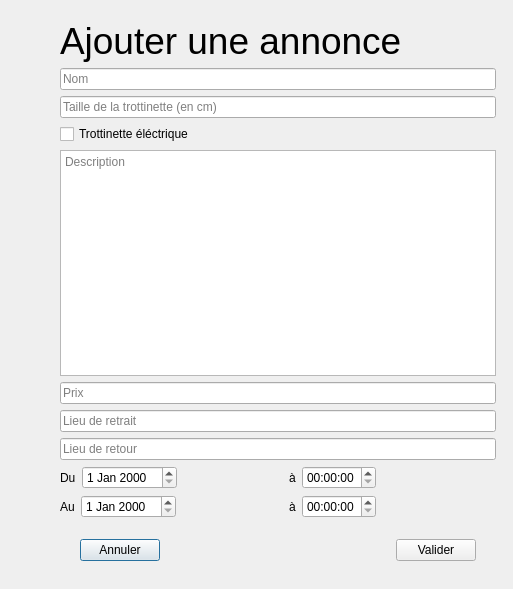
<?xml version="1.0" encoding="UTF-8"?>
<ui version="4.0">
 <class>AnnonceFen</class>
 <widget class="QDialog" name="AnnonceFen">
  <property name="geometry">
   <rect>
    <x>0</x>
    <y>0</y>
    <width>513</width>
    <height>589</height>
   </rect>
  </property>
  <property name="windowTitle">
   <string>Dialog</string>
  </property>
  <widget class="QWidget" name="gridLayoutWidget">
   <property name="geometry">
    <rect>
     <x>60</x>
     <y>0</y>
     <width>436</width>
     <height>561</height>
    </rect>
   </property>
   <layout class="QGridLayout" name="gridLayout">
    <item row="7" column="0">
     <widget class="QLineEdit" name="retrait">
      <property name="text">
       <string/>
      </property>
      <property name="placeholderText">
       <string>Lieu de retrait</string>
      </property>
     </widget>
    </item>
    <item row="11" column="0">
     <layout class="QHBoxLayout" name="horizontalLayout_3">
      <item>
       <widget class="QLabel" name="au">
        <property name="text">
         <string>Au</string>
        </property>
       </widget>
      </item>
      <item>
       <widget class="QDateEdit" name="dateFin"/>
      </item>
      <item>
       <spacer name="horizontalSpacer_4">
        <property name="orientation">
         <enum>Qt::Horizontal</enum>
        </property>
        <property name="sizeHint" stdset="0">
         <size>
          <width>40</width>
          <height>20</height>
         </size>
        </property>
       </spacer>
      </item>
      <item>
       <widget class="QLabel" name="a_2">
        <property name="text">
         <string>à</string>
        </property>
       </widget>
      </item>
      <item>
       <widget class="QTimeEdit" name="heureFin"/>
      </item>
      <item>
       <spacer name="horizontalSpacer_5">
        <property name="orientation">
         <enum>Qt::Horizontal</enum>
        </property>
        <property name="sizeType">
         <enum>QSizePolicy::Fixed</enum>
        </property>
        <property name="sizeHint" stdset="0">
         <size>
          <width>120</width>
          <height>20</height>
         </size>
        </property>
       </spacer>
      </item>
     </layout>
    </item>
    <item row="2" column="0">
     <widget class="QLineEdit" name="nom">
      <property name="text">
       <string/>
      </property>
      <property name="placeholderText">
       <string>Nom</string>
      </property>
     </widget>
    </item>
    <item row="8" column="0">
     <widget class="QLineEdit" name="retour">
      <property name="text">
       <string/>
      </property>
      <property name="placeholderText">
       <string>Lieu de retour</string>
      </property>
     </widget>
    </item>
    <item row="4" column="0">
     <widget class="QCheckBox" name="checkBox">
      <property name="text">
       <string>Trottinette éléctrique</string>
      </property>
     </widget>
    </item>
    <item row="3" column="0">
     <widget class="QLineEdit" name="taille">
      <property name="text">
       <string/>
      </property>
      <property name="placeholderText">
       <string>Taille de la trottinette (en cm)</string>
      </property>
     </widget>
    </item>
    <item row="10" column="0">
     <layout class="QHBoxLayout" name="horizontalLayout">
      <item>
       <widget class="QLabel" name="du">
        <property name="text">
         <string>Du</string>
        </property>
       </widget>
      </item>
      <item>
       <widget class="QDateEdit" name="dateDeb"/>
      </item>
      <item>
       <spacer name="horizontalSpacer_6">
        <property name="orientation">
         <enum>Qt::Horizontal</enum>
        </property>
        <property name="sizeHint" stdset="0">
         <size>
          <width>40</width>
          <height>20</height>
         </size>
        </property>
       </spacer>
      </item>
      <item>
       <widget class="QLabel" name="a">
        <property name="text">
         <string>à</string>
        </property>
       </widget>
      </item>
      <item>
       <widget class="QTimeEdit" name="heureDeb"/>
      </item>
      <item>
       <spacer name="horizontalSpacer_7">
        <property name="orientation">
         <enum>Qt::Horizontal</enum>
        </property>
        <property name="sizeType">
         <enum>QSizePolicy::Fixed</enum>
        </property>
        <property name="sizeHint" stdset="0">
         <size>
          <width>120</width>
          <height>20</height>
         </size>
        </property>
       </spacer>
      </item>
     </layout>
    </item>
    <item row="0" column="0">
     <spacer name="verticalSpacer">
      <property name="orientation">
       <enum>Qt::Vertical</enum>
      </property>
      <property name="sizeType">
       <enum>QSizePolicy::Fixed</enum>
      </property>
      <property name="sizeHint" stdset="0">
       <size>
        <width>20</width>
        <height>20</height>
       </size>
      </property>
     </spacer>
    </item>
    <item row="12" column="0">
     <spacer name="verticalSpacer_3">
      <property name="orientation">
       <enum>Qt::Vertical</enum>
      </property>
      <property name="sizeType">
       <enum>QSizePolicy::Fixed</enum>
      </property>
      <property name="sizeHint" stdset="0">
       <size>
        <width>20</width>
        <height>15</height>
       </size>
      </property>
     </spacer>
    </item>
    <item row="6" column="0">
     <widget class="QLineEdit" name="prix">
      <property name="placeholderText">
       <string>Prix</string>
      </property>
     </widget>
    </item>
    <item row="13" column="0">
     <layout class="QHBoxLayout" name="horizontalLayout_4">
      <item>
       <spacer name="horizontalSpacer_2">
        <property name="orientation">
         <enum>Qt::Horizontal</enum>
        </property>
        <property name="sizeType">
         <enum>QSizePolicy::Fixed</enum>
        </property>
        <property name="sizeHint" stdset="0">
         <size>
          <width>20</width>
          <height>20</height>
         </size>
        </property>
       </spacer>
      </item>
      <item>
       <widget class="QPushButton" name="annuler">
        <property name="text">
         <string>Annuler</string>
        </property>
       </widget>
      </item>
      <item>
       <spacer name="horizontalSpacer">
        <property name="orientation">
         <enum>Qt::Horizontal</enum>
        </property>
        <property name="sizeHint" stdset="0">
         <size>
          <width>50</width>
          <height>20</height>
         </size>
        </property>
       </spacer>
      </item>
      <item>
       <widget class="QPushButton" name="valider">
        <property name="text">
         <string>Valider</string>
        </property>
       </widget>
      </item>
      <item>
       <spacer name="horizontalSpacer_3">
        <property name="orientation">
         <enum>Qt::Horizontal</enum>
        </property>
        <property name="sizeType">
         <enum>QSizePolicy::Fixed</enum>
        </property>
        <property name="sizeHint" stdset="0">
         <size>
          <width>20</width>
          <height>20</height>
         </size>
        </property>
       </spacer>
      </item>
     </layout>
    </item>
    <item row="1" column="0">
     <widget class="QLabel" name="titre">
      <property name="font">
       <font>
        <pointsize>28</pointsize>
       </font>
      </property>
      <property name="text">
       <string>Ajouter une annonce</string>
      </property>
     </widget>
    </item>
    <item row="5" column="0">
     <widget class="QTextEdit" name="description">
      <property name="placeholderText">
       <string>Description</string>
      </property>
     </widget>
    </item>
   </layout>
  </widget>
 </widget>
 <resources/>
 <connections/>
</ui>
